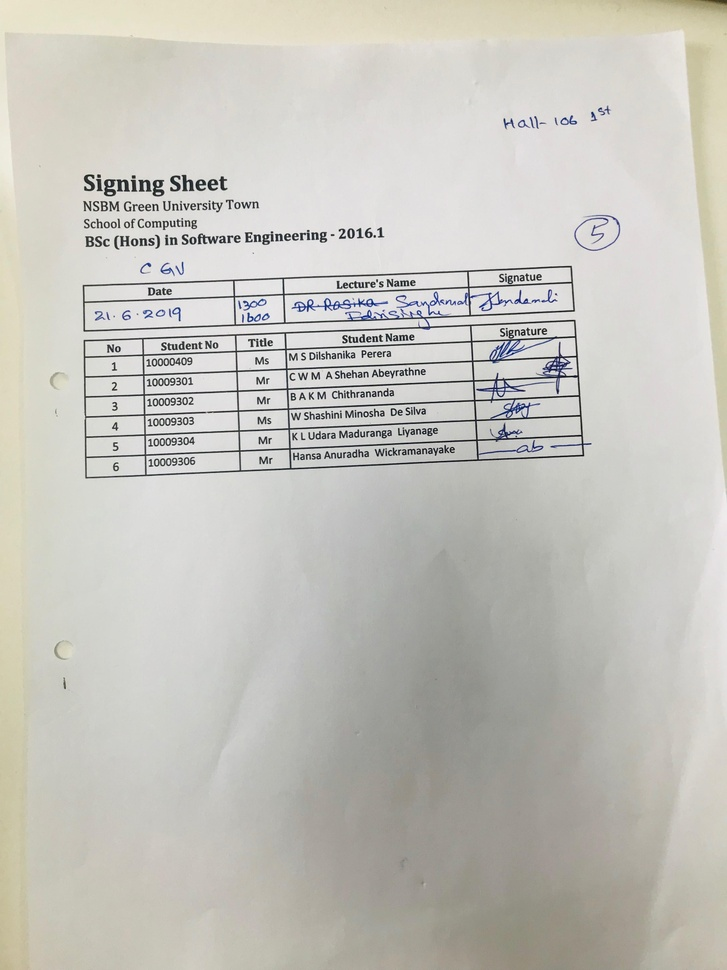
#> input picture src/uploads/0_original.jpg, 727 x 970 px, shrunk from 3024 x 4032 before the run
$ python -i TableLinesDetector.py   (imports and definitions only)
#> lines starting #> are read from the running program, lines starting #| are printed output that depends on the picture; after the words box and inside, x2 and y2 are one past the last pixel; in counts of white or black regions, pixels touching at a corner belong together
#> further down, picture is the input picture: PIL image 727x970 RGB; mean R, G, B 197, 195.5, 188.8
### src/gaussian_filter.py
import numpy as np


def gaussian_kernel(size, sigma=1):
    kernel = np.zeros((size, size))
    center = size // 2
    x, y = np.mgrid[-center : center + 1, -center : center + 1]
    kernel = np.exp(-((x**2 + y**2) / (2.0 * sigma**2)))
    return kernel / np.sum(kernel)


def gaussian_filter(image, kernel):
    kernel_size = kernel.shape[0]

    size = kernel_size // 2
    image_pad = np.pad(
        image,
        size,
        mode="constant",
        constant_values=0,
    ).astype(np.float32)
    image_h, image_w = image_pad.shape[:2]
#> image_h = 974; image_w = 731

    for i in range(size, image_h - size):
        for j in range(size, image_w - size):
            roi = image_pad[i - size : i + size + 1, j - size : j + size + 1]
            image_pad[i, j] = np.sum(roi * kernel)
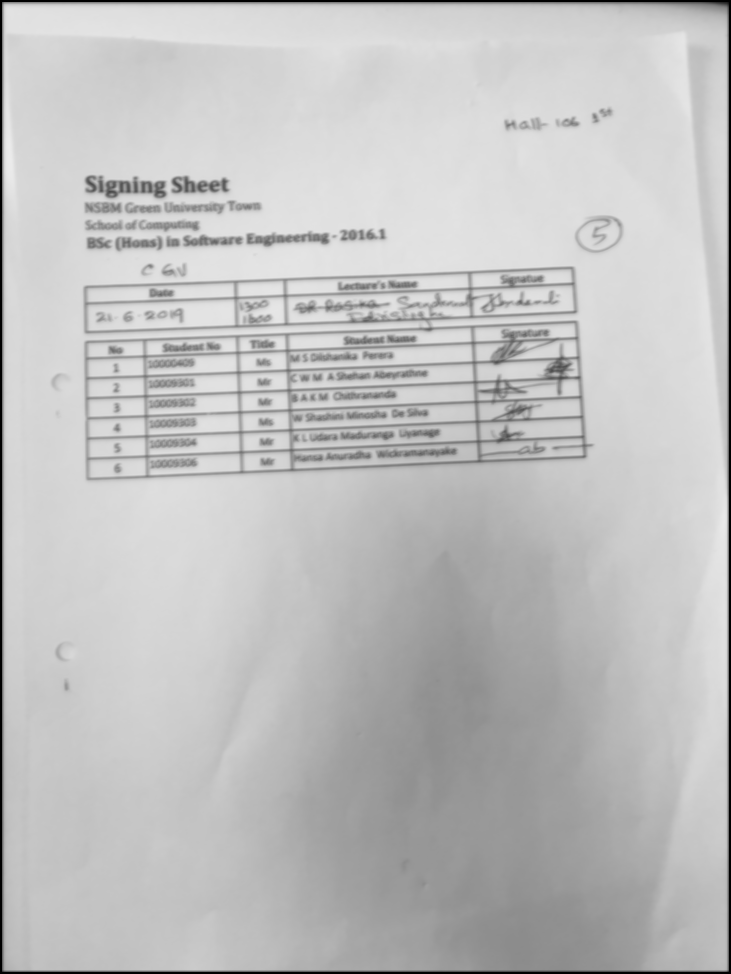
#> image_pad: shape (974, 731) float32; min 0, max 235.3, mean 192.6

    return image_pad[size:-size, size:-size]

### src/gaussian_thresholding.py
import numpy as np
import gaussian_filter as gf


def apply_adaptive_threshold_gaussian(image, block_size, sigma, c):
#> called with block_size = 27, sigma = 10, c = 5
    output_image = np.zeros_like(image)
    height, width = image.shape[:2]
#> height = 970; width = 727
    size = block_size // 2

    gaussian_filtered = gf.gaussian_filter(image, gf.gaussian_kernel(block_size, sigma))
#> after the loop in gaussian_filter (call 2), `for i in range(size, image_h - size):`:
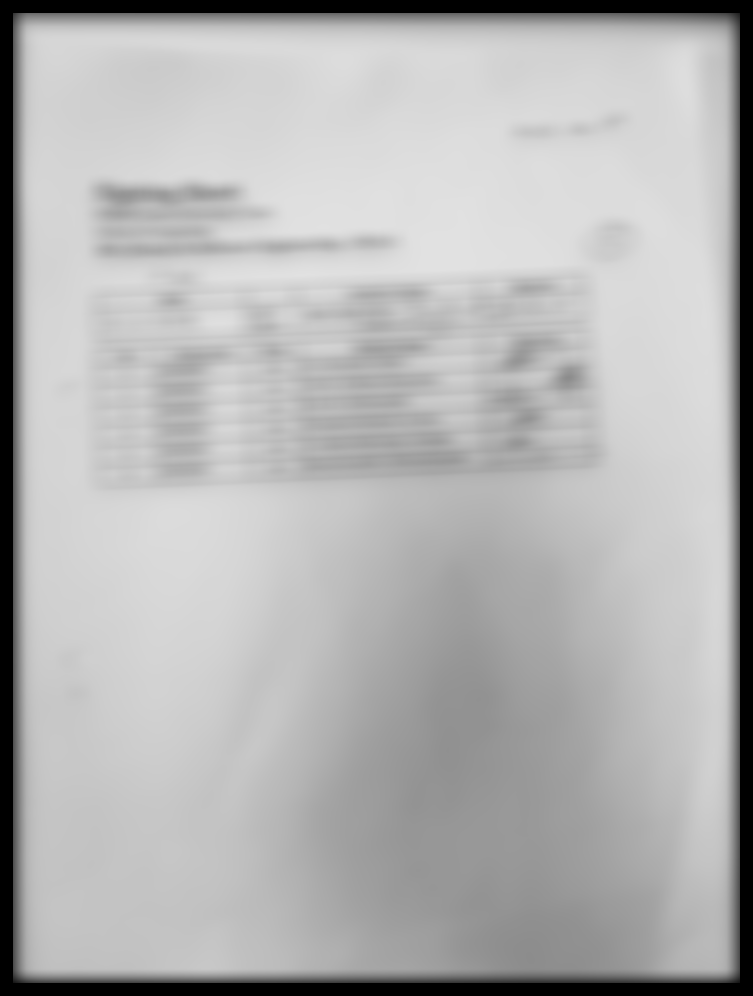
#> image_pad: shape (996, 753) float32; min 0, max 225.9, mean 179
#> in gaussian_filter (call 2), `return image_pad[size:-size, size:-size]`:
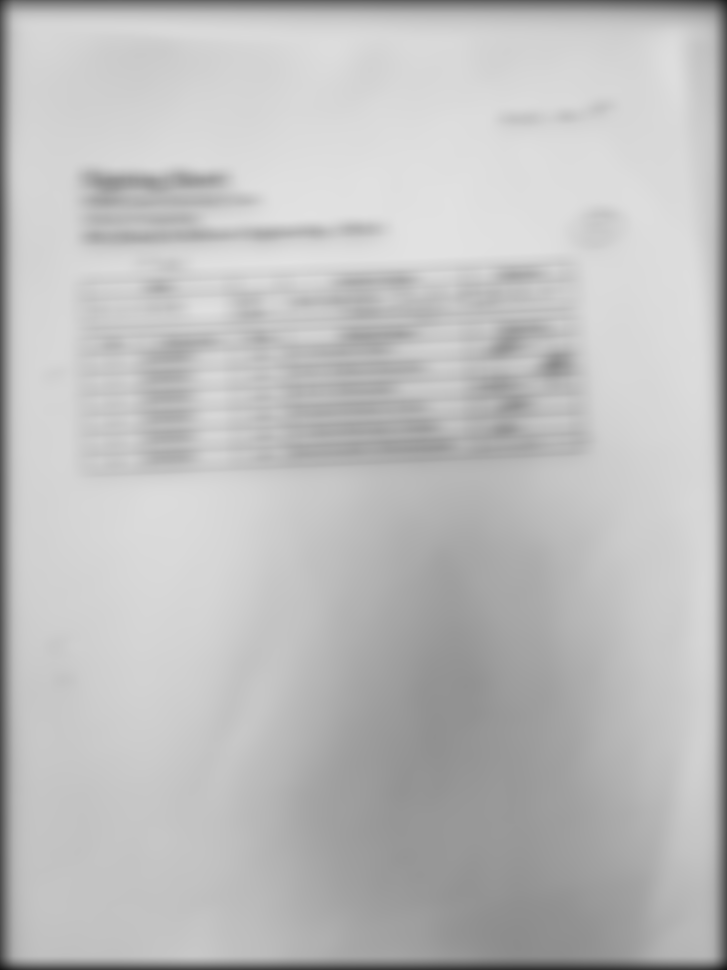
#> returned value: shape (970, 727) float32; min 21.18, max 225.9, mean 190.4

    local_threshold = gaussian_filtered - c

    # Apply the threshold to the input image
    binary = np.zeros_like(image, dtype=np.uint8)
    binary[image > local_threshold] = 255

    return binary

### src/TableLinesDetector.py
import cv2
from PIL import Image, ImageOps
from skimage.morphology import rectangle, binary_erosion, binary_dilation
import numpy as np
import gaussian_filter as gf
import gaussian_thresholding as gt


class TableLinesDetector:
    def __init__(self, image):
        self.image = image

    # Read image - PIL Image
    def read_image(self):
        pass

    # Store processed image - PIL Image
    def store_process_image(self, output_path, image):
        image.save(output_path)

    # Convert image to grayscale - PIL Image
    def convert_image_to_grayscale(self):
        self.grayscale_image = ImageOps.grayscale(self.image)

    def denoise_image(self):
        kernal = gf.gaussian_kernel(5, 2)
        self.denoised_image = gf.gaussian_filter(self.grayscale_image, kernal)

    # Threshold image - PIL Image
    def threshold_image(self):
        self.thresholded_image = Image.fromarray(gt.apply_adaptive_threshold_gaussian(self.denoised_image, 27, 10, 5))
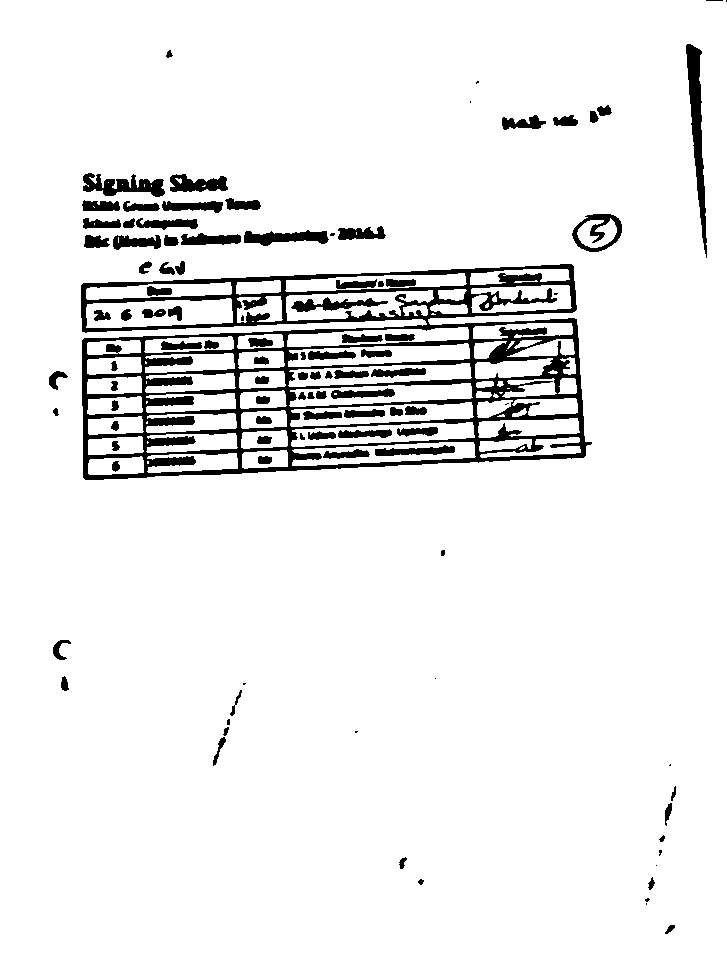
#> self.thresholded_image: PIL image 727x970 L; 93% white; 106 black regions (17 under 20 px), largest, box (x1, y1, x2, y2) and area: (81, 264, 592, 480) 29901, (686, 44, 707, 258) 1771, (83, 173, 165, 197) 1055
        # threshold_value = 150  # Adjust the threshold value as needed
        # self.thresholded_image = self.grayscale_image.point(
        #     lambda p: 255 if p > threshold_value else 0)

    # Invert image - PIL Image
    def invert_image(self):
        self.inverted_image = ImageOps.invert(self.thresholded_image)

    # Extracting vertical lines - skimage
    # erosion vertical lines
    def v_erosion_image(self, iterations):
#> called with iterations = 12
        image_array = np.array(self.inverted_image)
        vertical_kernel = rectangle(10, 1)
        eroded_image_array = image_array.copy()  # Make a copy to preserve original
        for _ in range(iterations):
            eroded_image_array = binary_erosion(
                eroded_image_array, vertical_kernel)
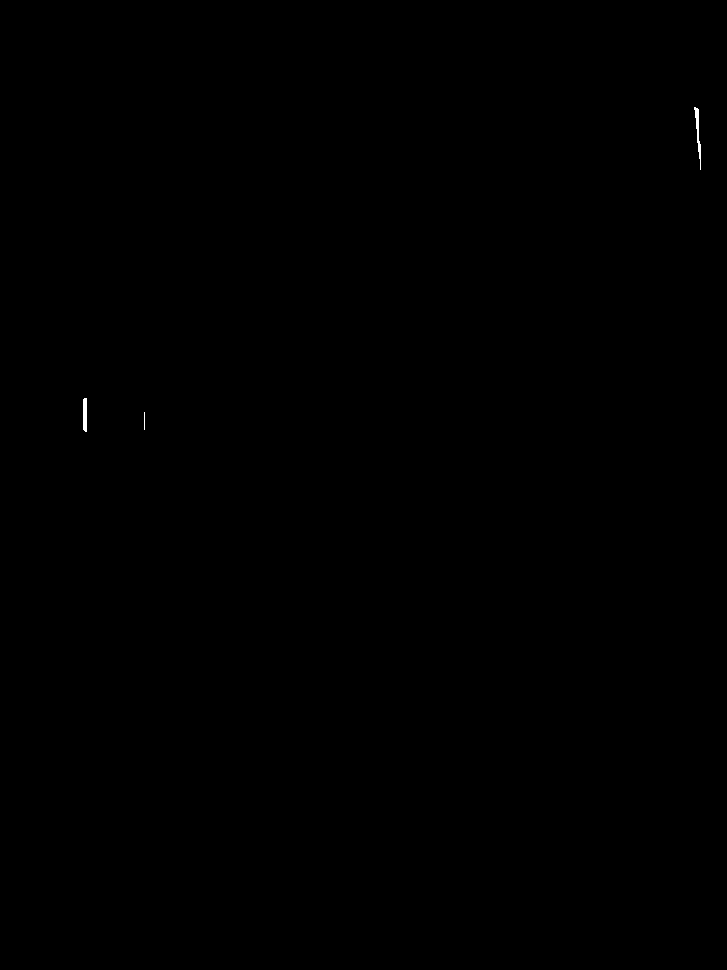
#> eroded_image_array: shape (970, 727) bool; 0.04% white; 3 white regions (1 under 20 px), largest, box (x1, y1, x2, y2) and area: (694, 107, 701, 170) 157, (83, 398, 87, 432) 132
        eroded_image_array = binary_erosion(
            eroded_image_array, rectangle(6, 6))
#> eroded_image_array: shape (970, 727) bool; every value is 0
        self.v_eroded_image = Image.fromarray(eroded_image_array)

    # dilation vertical lines - skimage
    def v_dilation_image(self, iterations):
#> called with iterations = 10
        image_array = np.array(self.v_eroded_image)
        vertical_kernel = rectangle(25, 1)
        dilated_image_array = image_array.copy()  # Make a copy to preserve original
        for _ in range(iterations):
            dilated_image_array = binary_dilation(
                dilated_image_array, vertical_kernel)
        self.v_dilated_image = Image.fromarray(dilated_image_array)

    # extracting horizontal lines
    # erosion horizontal lines - skimage
    def h_erosion_image(self, iterations):
#> called with iterations = 12
        image_array = np.array(self.inverted_image)
        horizontal_kernel = rectangle(1, 10)
        eroded_image_array = image_array.copy()  # Make a copy to preserve original
        for _ in range(iterations):
            eroded_image_array = binary_erosion(
                eroded_image_array, horizontal_kernel)
#> this loop made 12 passes
#> pass 3, in h_erosion_image, `eroded_image_array = binary_erosion( eroded_image_array, horizontal_ke..`:
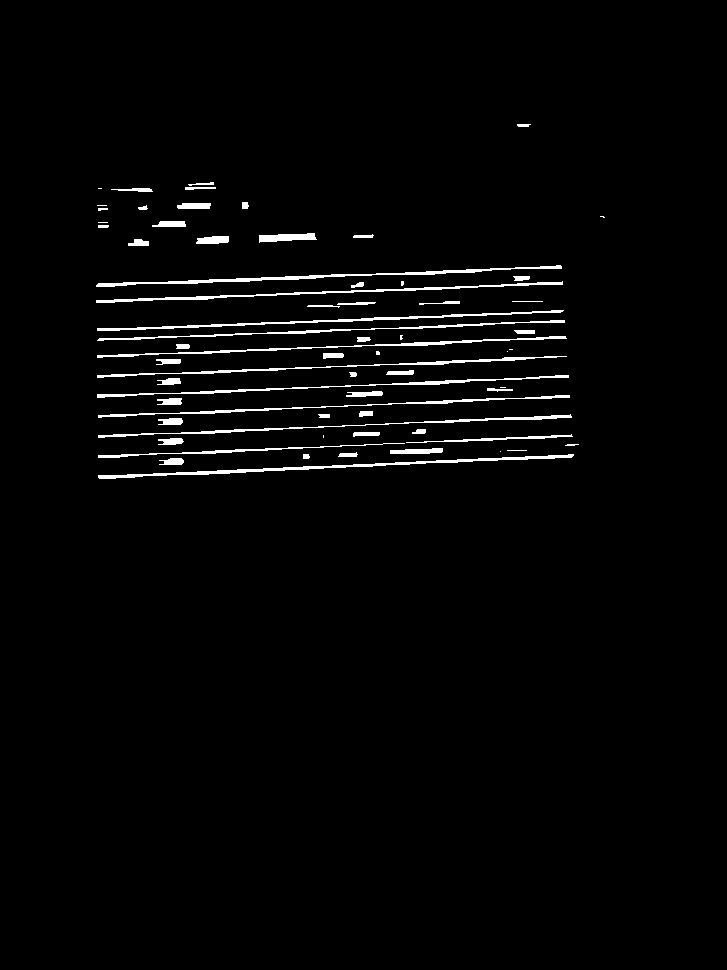
#> eroded_image_array: shape (970, 727) bool; 2.3% white; 67 white regions (12 under 20 px), largest, box (x1, y1, x2, y2) and area: (98, 454, 574, 479) 1440, (96, 265, 562, 287) 1331, (96, 281, 563, 303) 1151
#> after the loop: eroded_image_array: shape (970, 727) bool; 0.01% white in thin lines or dots, all inside (x1, y1, x2, y2) = (143, 274, 506, 475)
        eroded_image_array = binary_erosion(
                eroded_image_array, rectangle(6, 6))
        self.h_eroded_image = Image.fromarray(eroded_image_array)

    # dilation horizontal lines - skimage
    def h_dilation_image(self, iterations):
#> called with iterations = 10
        image_array = np.array(self.h_eroded_image)
        horizontal_kernel = rectangle(1, 17)
        dilated_image_array = image_array.copy()  # Make a copy to preserve original
        for _ in range(iterations):
            dilated_image_array = binary_dilation(
                dilated_image_array, horizontal_kernel)
        self.h_dilated_image = Image.fromarray(dilated_image_array)


    # Blending vertical and horizontal lines
    def blend_images(self, weight1, weight2, gamma=0.0):
        v_dilated_image_array = np.array(self.v_dilated_image)
        h_dilated_image_array = np.array(self.h_dilated_image)
        # numpy array used for blending (calculate on image data)
        blended_array = (weight1 * v_dilated_image_array +
                         weight2 * h_dilated_image_array + gamma).astype(np.uint8)

        # Normalize the blended array to [0, 255]
        blended_array = ((blended_array - blended_array.min()) /
                         (blended_array.max() - blended_array.min()) * 255).astype(np.uint8)
        # PIL image used for visualization(convert np to PIL)
        self.blended_image = Image.fromarray(blended_array)

    def threshold_blended_image(self):
        threshold_value = 120  # Adjust the threshold value as needed
        self.thresholded_blended_image = self.blended_image.point(
            lambda p: 255 if p > threshold_value else 0)

    def dilate_combined_image_to_make_lines_thicker(self):
        kernel = cv2.getStructuringElement(cv2.MORPH_RECT, (3, 3))
        img_array = np.array(self.thresholded_blended_image)
        self.combined_image_dilated = cv2.dilate(
            img_array, kernel, iterations=6)
        self.combined_image_dilated = Image.fromarray(
            self.combined_image_dilated)

    def execute(self):
        self.read_image()
        self.store_process_image(
            "./uploads/TableLinesDetector/16_original_img_with_padding.jpg", self.image)
        self.convert_image_to_grayscale()
        self.store_process_image(
            "./uploads/TableLinesDetector/17_grayscaled.jpg", self.grayscale_image)
        self.denoise_image()
        self.threshold_image()
        self.store_process_image(
            "./uploads/TableLinesDetector/18_thresholded.jpg", self.thresholded_image)
        self.invert_image()
        self.store_process_image(
            "./uploads/TableLinesDetector/19_inverteded.jpg", self.inverted_image)
        self.v_erosion_image(iterations=12)
        self.store_process_image(
            "./uploads/TableLinesDetector/20_vertical_eroded.jpg", self.v_eroded_image)
        self.v_dilation_image(iterations=10)
        self.store_process_image(
            "./uploads/TableLinesDetector/21_vertical_dilated.jpg", self.v_dilated_image)
        self.h_erosion_image(iterations=12)
        self.store_process_image(
            "./uploads/TableLinesDetector/22_horizontal_eroded.jpg", self.h_eroded_image)
        self.h_dilation_image(iterations=10)
        self.store_process_image(
            "./uploads/TableLinesDetector/23_horizontal_dilated.jpg", self.h_dilated_image)
        self.blend_images(1, 1)
        self.store_process_image(
            "./uploads/TableLinesDetector/24_blended.jpg", self.blended_image)
        self.threshold_blended_image()
        self.store_process_image(
            "./uploads/TableLinesDetector/25_thresholded_blended_image.jpg", self.thresholded_blended_image)
        self.dilate_combined_image_to_make_lines_thicker()
        self.store_process_image(
            "./uploads/TableLinesDetector/26_dilated_combined_image.jpg", self.combined_image_dilated)
        return self.thresholded_blended_image


>>> from PIL import Image
>>> picture = Image.open('uploads/0_original.jpg')
>>> result = TableLinesDetector(picture).execute()
